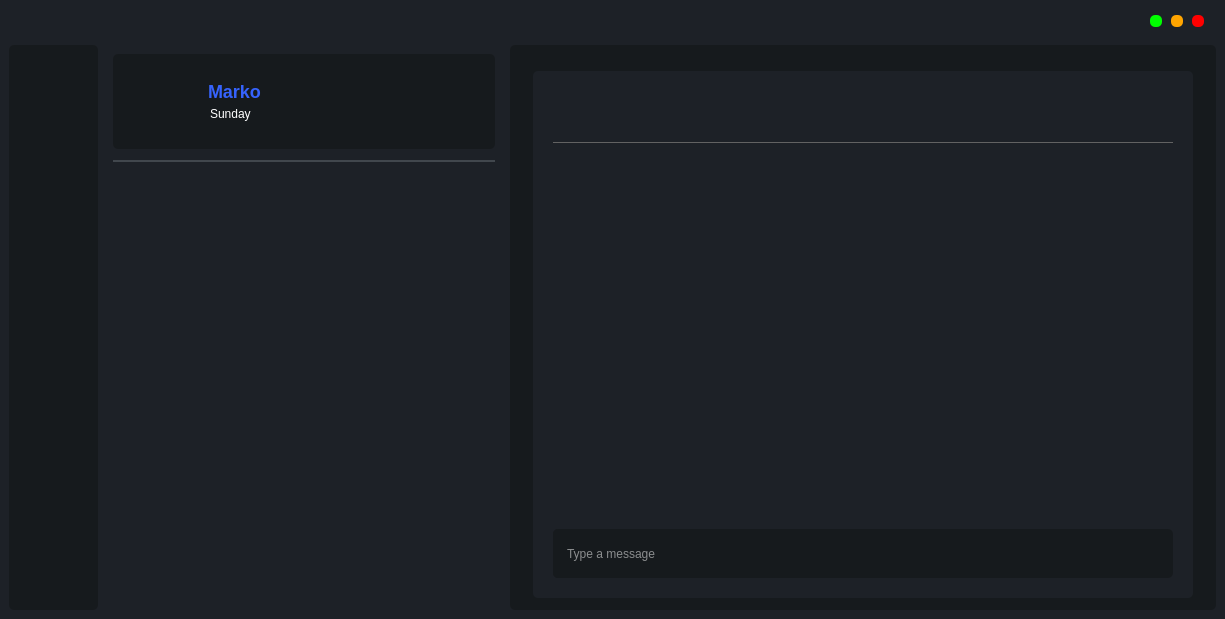
<?xml version="1.0" encoding="UTF-8"?>
<ui version="4.0">
 <class>MainWindow</class>
 <widget class="QMainWindow" name="MainWindow">
  <property name="geometry">
   <rect>
    <x>0</x>
    <y>0</y>
    <width>1225</width>
    <height>619</height>
   </rect>
  </property>
  <property name="minimumSize">
   <size>
    <width>0</width>
    <height>0</height>
   </size>
  </property>
  <property name="maximumSize">
   <size>
    <width>2000</width>
    <height>16777215</height>
   </size>
  </property>
  <property name="windowTitle">
   <string>ChatVibes</string>
  </property>
  <property name="styleSheet">
   <string notr="true">background : #1d2127;</string>
  </property>
  <widget class="QWidget" name="centralwidget">
   <layout class="QGridLayout" name="gridLayout">
    <property name="leftMargin">
     <number>9</number>
    </property>
    <property name="topMargin">
     <number>0</number>
    </property>
    <item row="1" column="0">
     <widget class="QGroupBox" name="verticalGroupBox_2">
      <property name="sizePolicy">
       <sizepolicy hsizetype="Fixed" vsizetype="Preferred">
        <horstretch>0</horstretch>
        <verstretch>0</verstretch>
       </sizepolicy>
      </property>
      <property name="minimumSize">
       <size>
        <width>89</width>
        <height>0</height>
       </size>
      </property>
      <property name="styleSheet">
       <string notr="true">border : none ; 
background : #161a1d;
border-radius : 5px; </string>
      </property>
      <layout class="QVBoxLayout" name="verticalLayout">
       <property name="spacing">
        <number>4</number>
       </property>
       <item alignment="Qt::AlignHCenter">
        <widget class="QLabel" name="logo">
         <property name="minimumSize">
          <size>
           <width>33</width>
           <height>35</height>
          </size>
         </property>
         <property name="contextMenuPolicy">
          <enum>Qt::PreventContextMenu</enum>
         </property>
         <property name="styleSheet">
          <string notr="true">#logo { 

image: url(:/imgs/discussion_1.png);
}
</string>
         </property>
         <property name="text">
          <string/>
         </property>
        </widget>
       </item>
       <item>
        <spacer name="verticalSpacer_2">
         <property name="orientation">
          <enum>Qt::Vertical</enum>
         </property>
         <property name="sizeHint" stdset="0">
          <size>
           <width>20</width>
           <height>40</height>
          </size>
         </property>
        </spacer>
       </item>
       <item>
        <widget class="QGroupBox" name="verticalGroupBox">
         <layout class="QVBoxLayout" name="verticalLayout_13">
          <property name="spacing">
           <number>20</number>
          </property>
          <item>
           <widget class="QPushButton" name="pushButton_6">
            <property name="minimumSize">
             <size>
              <width>42</width>
              <height>41</height>
             </size>
            </property>
            <property name="cursor">
             <cursorShape>PointingHandCursor</cursorShape>
            </property>
            <property name="styleSheet">
             <string notr="true">image: url(:/imgs/5875354.png);
</string>
            </property>
            <property name="text">
             <string/>
            </property>
           </widget>
          </item>
          <item>
           <widget class="QPushButton" name="pushButton_5">
            <property name="minimumSize">
             <size>
              <width>40</width>
              <height>39</height>
             </size>
            </property>
            <property name="cursor">
             <cursorShape>PointingHandCursor</cursorShape>
            </property>
            <property name="styleSheet">
             <string notr="true">image: url(:/imgs/addIcon.png);
margin:0</string>
            </property>
            <property name="text">
             <string/>
            </property>
           </widget>
          </item>
          <item>
           <widget class="QPushButton" name="addNewStoryBtn">
            <property name="minimumSize">
             <size>
              <width>43</width>
              <height>41</height>
             </size>
            </property>
            <property name="cursor">
             <cursorShape>PointingHandCursor</cursorShape>
            </property>
            <property name="styleSheet">
             <string notr="true">image: url(:/imgs/status.png);</string>
            </property>
            <property name="text">
             <string/>
            </property>
           </widget>
          </item>
         </layout>
        </widget>
       </item>
       <item>
        <spacer name="verticalSpacer_3">
         <property name="orientation">
          <enum>Qt::Vertical</enum>
         </property>
         <property name="sizeHint" stdset="0">
          <size>
           <width>20</width>
           <height>40</height>
          </size>
         </property>
        </spacer>
       </item>
      </layout>
     </widget>
    </item>
    <item row="0" column="0" colspan="3" alignment="Qt::AlignRight">
     <widget class="QGroupBox" name="horizontalGroupBox">
      <property name="minimumSize">
       <size>
        <width>0</width>
        <height>30</height>
       </size>
      </property>
      <property name="cursor">
       <cursorShape>ArrowCursor</cursorShape>
      </property>
      <property name="styleSheet">
       <string notr="true">border : none ;</string>
      </property>
      <layout class="QHBoxLayout" name="horizontalLayout_3">
       <property name="spacing">
        <number>9</number>
       </property>
       <item>
        <widget class="QPushButton" name="pushButton_2">
         <property name="minimumSize">
          <size>
           <width>12</width>
           <height>12</height>
          </size>
         </property>
         <property name="maximumSize">
          <size>
           <width>11</width>
           <height>11</height>
          </size>
         </property>
         <property name="cursor">
          <cursorShape>PointingHandCursor</cursorShape>
         </property>
         <property name="styleSheet">
          <string notr="true">background : rgb(0, 255, 0); 
border-radius : 5px;</string>
         </property>
         <property name="text">
          <string/>
         </property>
        </widget>
       </item>
       <item>
        <widget class="QPushButton" name="pushButton_4">
         <property name="minimumSize">
          <size>
           <width>12</width>
           <height>12</height>
          </size>
         </property>
         <property name="maximumSize">
          <size>
           <width>11</width>
           <height>11</height>
          </size>
         </property>
         <property name="cursor">
          <cursorShape>PointingHandCursor</cursorShape>
         </property>
         <property name="styleSheet">
          <string notr="true">background : orange; 
border-radius : 5px;</string>
         </property>
         <property name="text">
          <string/>
         </property>
        </widget>
       </item>
       <item>
        <widget class="QPushButton" name="pushButton_3">
         <property name="minimumSize">
          <size>
           <width>12</width>
           <height>12</height>
          </size>
         </property>
         <property name="maximumSize">
          <size>
           <width>11</width>
           <height>11</height>
          </size>
         </property>
         <property name="cursor">
          <cursorShape>PointingHandCursor</cursorShape>
         </property>
         <property name="styleSheet">
          <string notr="true">background : red; 
border-radius : 5px;</string>
         </property>
         <property name="text">
          <string/>
         </property>
        </widget>
       </item>
      </layout>
     </widget>
    </item>
    <item row="1" column="2">
     <layout class="QGridLayout" name="gridLayout_2">
      <item row="0" column="0">
       <widget class="QGroupBox" name="Conversation">
        <property name="sizePolicy">
         <sizepolicy hsizetype="Preferred" vsizetype="Preferred">
          <horstretch>0</horstretch>
          <verstretch>0</verstretch>
         </sizepolicy>
        </property>
        <property name="minimumSize">
         <size>
          <width>700</width>
          <height>0</height>
         </size>
        </property>
        <property name="maximumSize">
         <size>
          <width>16777215</width>
          <height>16777215</height>
         </size>
        </property>
        <property name="styleSheet">
         <string notr="true">background : #161a1d ;
border:none;
border-radius : 5px ;</string>
        </property>
        <layout class="QVBoxLayout" name="verticalLayout_9">
         <property name="leftMargin">
          <number>20</number>
         </property>
         <property name="topMargin">
          <number>20</number>
         </property>
         <property name="rightMargin">
          <number>20</number>
         </property>
         <item>
          <widget class="QStackedWidget" name="stackedWidget">
           <property name="currentIndex">
            <number>2</number>
           </property>
           <widget class="QWidget" name="page_3">
            <layout class="QVBoxLayout" name="verticalLayout_3">
             <item>
              <spacer name="verticalSpacer_5">
               <property name="orientation">
                <enum>Qt::Vertical</enum>
               </property>
               <property name="sizeHint" stdset="0">
                <size>
                 <width>20</width>
                 <height>40</height>
                </size>
               </property>
              </spacer>
             </item>
             <item alignment="Qt::AlignHCenter|Qt::AlignTop">
              <widget class="QGroupBox" name="groupBox">
               <property name="sizePolicy">
                <sizepolicy hsizetype="MinimumExpanding" vsizetype="MinimumExpanding">
                 <horstretch>0</horstretch>
                 <verstretch>0</verstretch>
                </sizepolicy>
               </property>
               <layout class="QVBoxLayout" name="verticalLayout_7">
                <property name="spacing">
                 <number>0</number>
                </property>
                <item alignment="Qt::AlignTop">
                 <widget class="QLabel" name="Textimg2">
                  <property name="sizePolicy">
                   <sizepolicy hsizetype="Fixed" vsizetype="Fixed">
                    <horstretch>0</horstretch>
                    <verstretch>0</verstretch>
                   </sizepolicy>
                  </property>
                  <property name="minimumSize">
                   <size>
                    <width>300</width>
                    <height>265</height>
                   </size>
                  </property>
                  <property name="styleSheet">
                   <string notr="true">#Textimg2 { 
	image: url(:/imgs/undraw_Opened_re_i38e (1).png);
margin-top : 50px; 
}</string>
                  </property>
                  <property name="text">
                   <string/>
                  </property>
                  <property name="alignment">
                   <set>Qt::AlignCenter</set>
                  </property>
                 </widget>
                </item>
                <item alignment="Qt::AlignHCenter">
                 <widget class="QLabel" name="label_4">
                  <property name="sizePolicy">
                   <sizepolicy hsizetype="Preferred" vsizetype="Fixed">
                    <horstretch>0</horstretch>
                    <verstretch>0</verstretch>
                   </sizepolicy>
                  </property>
                  <property name="styleSheet">
                   <string notr="true">font-size : 20px;
color:white ; 
font-weight : bold</string>
                  </property>
                  <property name="text">
                   <string>Start Chat With ChatVibes</string>
                  </property>
                 </widget>
                </item>
               </layout>
              </widget>
             </item>
             <item>
              <spacer name="verticalSpacer_6">
               <property name="orientation">
                <enum>Qt::Vertical</enum>
               </property>
               <property name="sizeHint" stdset="0">
                <size>
                 <width>20</width>
                 <height>40</height>
                </size>
               </property>
              </spacer>
             </item>
            </layout>
           </widget>
           <widget class="QWidget" name="page">
            <layout class="QVBoxLayout" name="verticalLayout_11">
             <item alignment="Qt::AlignHCenter">
              <widget class="QLabel" name="label">
               <property name="styleSheet">
                <string notr="true">font-size : 50px ;
font-weight: bold ; 
color : white ; </string>
               </property>
               <property name="text">
                <string>Loading Conversation...</string>
               </property>
              </widget>
             </item>
            </layout>
           </widget>
           <widget class="QWidget" name="page_4">
            <property name="styleSheet">
             <string notr="true">background :#1d2127</string>
            </property>
            <layout class="QVBoxLayout" name="verticalLayout_4">
             <property name="spacing">
              <number>17</number>
             </property>
             <property name="leftMargin">
              <number>20</number>
             </property>
             <property name="topMargin">
              <number>0</number>
             </property>
             <property name="rightMargin">
              <number>20</number>
             </property>
             <property name="bottomMargin">
              <number>20</number>
             </property>
             <item>
              <widget class="QScrollArea" name="scrollArea_2">
               <property name="styleSheet">
                <string notr="true">QScrollBar:vertical {
   background : #161a1d ; /* Set the desired background color */
    width: 6px;
    margin: 0px;
}

QScrollBar::add-line:vertical,
QScrollBar::sub-line:vertical {
    height: 0px;
    width: 0px;
}

QScrollBar::handle:vertical {
    background-color: white;
    border-radius: 3px;
    min-height: 20px;
}

QScrollBar::handle:vertical:hover {
    background-color: #e0e0e0;
}

QScrollBar::handle:vertical:pressed {
    background-color: #c0c0c0;
}

QScrollBar::add-page:vertical,
QScrollBar::sub-page:vertical {
    background-color: none;
}
</string>
               </property>
               <property name="widgetResizable">
                <bool>true</bool>
               </property>
               <widget class="QWidget" name="scrollAreaWidgetContents">
                <property name="geometry">
                 <rect>
                  <x>0</x>
                  <y>0</y>
                  <width>624</width>
                  <height>457</height>
                 </rect>
                </property>
                <layout class="QVBoxLayout" name="verticalLayout_6">
                 <property name="leftMargin">
                  <number>0</number>
                 </property>
                 <property name="topMargin">
                  <number>0</number>
                 </property>
                 <property name="rightMargin">
                  <number>0</number>
                 </property>
                 <property name="bottomMargin">
                  <number>9</number>
                 </property>
                 <item>
                  <layout class="QHBoxLayout" name="horizontalLayout_5">
                   <property name="bottomMargin">
                    <number>20</number>
                   </property>
                   <item>
                    <widget class="QLabel" name="ContactIMG">
                     <property name="sizePolicy">
                      <sizepolicy hsizetype="Fixed" vsizetype="Fixed">
                       <horstretch>0</horstretch>
                       <verstretch>0</verstretch>
                      </sizepolicy>
                     </property>
                     <property name="minimumSize">
                      <size>
                       <width>70</width>
                       <height>45</height>
                      </size>
                     </property>
                     <property name="styleSheet">
                      <string notr="true"/>
                     </property>
                     <property name="text">
                      <string/>
                     </property>
                    </widget>
                   </item>
                   <item>
                    <widget class="QLabel" name="ContactName">
                     <property name="styleSheet">
                      <string notr="true">font-weight: bold;
font-size: 18px;
color: white;
</string>
                     </property>
                     <property name="text">
                      <string/>
                     </property>
                    </widget>
                   </item>
                  </layout>
                 </item>
                 <item>
                  <widget class="QGroupBox" name="horizontalGroupBox">
                   <property name="maximumSize">
                    <size>
                     <width>16777215</width>
                     <height>1</height>
                    </size>
                   </property>
                   <property name="styleSheet">
                    <string notr="true">background : #626262 ; </string>
                   </property>
                   <layout class="QHBoxLayout" name="horizontalLayout_4">
                    <property name="topMargin">
                     <number>1</number>
                    </property>
                   </layout>
                  </widget>
                 </item>
                 <item>
                  <widget class="QGroupBox" name="verticalGroupBox_3">
                   <layout class="QVBoxLayout" name="verticalLayout_5">
                    <property name="spacing">
                     <number>6</number>
                    </property>
                    <property name="leftMargin">
                     <number>0</number>
                    </property>
                    <property name="topMargin">
                     <number>0</number>
                    </property>
                    <property name="rightMargin">
                     <number>0</number>
                    </property>
                    <property name="bottomMargin">
                     <number>0</number>
                    </property>
                   </layout>
                  </widget>
                 </item>
                 <item>
                  <spacer name="verticalSpacer_4">
                   <property name="orientation">
                    <enum>Qt::Vertical</enum>
                   </property>
                   <property name="sizeHint" stdset="0">
                    <size>
                     <width>20</width>
                     <height>40</height>
                    </size>
                   </property>
                  </spacer>
                 </item>
                </layout>
               </widget>
              </widget>
             </item>
             <item>
              <widget class="QGroupBox" name="sendMessageContainer">
               <property name="minimumSize">
                <size>
                 <width>0</width>
                 <height>49</height>
                </size>
               </property>
               <property name="styleSheet">
                <string notr="true">border:none; 
background :#161a1d ;
border-radius : 5px; 
</string>
               </property>
               <layout class="QHBoxLayout" name="horizontalLayout_2">
                <property name="leftMargin">
                 <number>0</number>
                </property>
                <property name="topMargin">
                 <number>0</number>
                </property>
                <property name="rightMargin">
                 <number>14</number>
                </property>
                <property name="bottomMargin">
                 <number>0</number>
                </property>
                <item>
                 <widget class="QLineEdit" name="sendMessageLineEdit">
                  <property name="sizePolicy">
                   <sizepolicy hsizetype="Expanding" vsizetype="Preferred">
                    <horstretch>0</horstretch>
                    <verstretch>0</verstretch>
                   </sizepolicy>
                  </property>
                  <property name="minimumSize">
                   <size>
                    <width>0</width>
                    <height>33</height>
                   </size>
                  </property>
                  <property name="styleSheet">
                   <string notr="true">color : white ; 
padding : 14px 12px; </string>
                  </property>
                  <property name="text">
                   <string/>
                  </property>
                  <property name="placeholderText">
                   <string>Type a message</string>
                  </property>
                 </widget>
                </item>
                <item>
                 <widget class="QPushButton" name="pushButton_7">
                  <property name="sizePolicy">
                   <sizepolicy hsizetype="Minimum" vsizetype="Fixed">
                    <horstretch>0</horstretch>
                    <verstretch>0</verstretch>
                   </sizepolicy>
                  </property>
                  <property name="minimumSize">
                   <size>
                    <width>0</width>
                    <height>24</height>
                   </size>
                  </property>
                  <property name="cursor">
                   <cursorShape>PointingHandCursor</cursorShape>
                  </property>
                  <property name="styleSheet">
                   <string notr="true">image: url(:/imgs/send-message.png);</string>
                  </property>
                  <property name="text">
                   <string/>
                  </property>
                 </widget>
                </item>
               </layout>
              </widget>
             </item>
            </layout>
           </widget>
          </widget>
         </item>
        </layout>
       </widget>
      </item>
     </layout>
    </item>
    <item row="1" column="1">
     <widget class="QStackedWidget" name="stackedWidget_2">
      <property name="sizePolicy">
       <sizepolicy hsizetype="Fixed" vsizetype="Preferred">
        <horstretch>0</horstretch>
        <verstretch>0</verstretch>
       </sizepolicy>
      </property>
      <property name="minimumSize">
       <size>
        <width>400</width>
        <height>0</height>
       </size>
      </property>
      <property name="styleSheet">
       <string notr="true">border:none</string>
      </property>
      <property name="currentIndex">
       <number>1</number>
      </property>
      <widget class="QWidget" name="page_6">
       <property name="sizePolicy">
        <sizepolicy hsizetype="Preferred" vsizetype="Preferred">
         <horstretch>0</horstretch>
         <verstretch>0</verstretch>
        </sizepolicy>
       </property>
       <property name="minimumSize">
        <size>
         <width>0</width>
         <height>0</height>
        </size>
       </property>
       <property name="styleSheet">
        <string notr="true">border:none</string>
       </property>
       <layout class="QVBoxLayout" name="verticalLayout_12">
        <property name="leftMargin">
         <number>0</number>
        </property>
        <property name="topMargin">
         <number>9</number>
        </property>
        <property name="rightMargin">
         <number>0</number>
        </property>
        <item>
         <widget class="QGroupBox" name="verticalGroupBox">
          <property name="sizePolicy">
           <sizepolicy hsizetype="Fixed" vsizetype="Preferred">
            <horstretch>0</horstretch>
            <verstretch>0</verstretch>
           </sizepolicy>
          </property>
          <property name="minimumSize">
           <size>
            <width>400</width>
            <height>0</height>
           </size>
          </property>
          <property name="styleSheet">
           <string notr="true">#verticalGroupBox { 
background : #1d2127 ;
border:none ; 
padding-top : 10px
}
</string>
          </property>
          <property name="alignment">
           <set>Qt::AlignLeading|Qt::AlignLeft|Qt::AlignTop</set>
          </property>
          <layout class="QVBoxLayout" name="verticalLayout_8">
           <property name="spacing">
            <number>13</number>
           </property>
           <item>
            <widget class="QGroupBox" name="horizontalGroupBox_2">
             <property name="sizePolicy">
              <sizepolicy hsizetype="Preferred" vsizetype="Fixed">
               <horstretch>0</horstretch>
               <verstretch>0</verstretch>
              </sizepolicy>
             </property>
             <property name="minimumSize">
              <size>
               <width>0</width>
               <height>50</height>
              </size>
             </property>
             <property name="styleSheet">
              <string notr="true">
background : #161a1d ; 
border-radius : 5px; 
padding : 3px 5px;</string>
             </property>
             <layout class="QHBoxLayout" name="horizontalLayout">
              <item>
               <widget class="QLabel" name="label_2">
                <property name="sizePolicy">
                 <sizepolicy hsizetype="Fixed" vsizetype="Preferred">
                  <horstretch>0</horstretch>
                  <verstretch>0</verstretch>
                 </sizepolicy>
                </property>
                <property name="styleSheet">
                 <string notr="true">#label_2 { 
border:none
}</string>
                </property>
                <property name="text">
                 <string/>
                </property>
                <property name="pixmap">
                 <pixmap resource="resources.qrc">:/imgs/find_1.png</pixmap>
                </property>
               </widget>
              </item>
              <item>
               <widget class="QLineEdit" name="lineEdit">
                <property name="sizePolicy">
                 <sizepolicy hsizetype="Expanding" vsizetype="Preferred">
                  <horstretch>0</horstretch>
                  <verstretch>0</verstretch>
                 </sizepolicy>
                </property>
                <property name="focusPolicy">
                 <enum>Qt::ClickFocus</enum>
                </property>
                <property name="styleSheet">
                 <string notr="true">border:none; 
font-size : 18px;
font-weight : bold ;
padding : 0px 5px;
color : white; </string>
                </property>
                <property name="placeholderText">
                 <string>Search...</string>
                </property>
               </widget>
              </item>
             </layout>
            </widget>
           </item>
           <item>
            <widget class="QPushButton" name="pushButton">
             <property name="sizePolicy">
              <sizepolicy hsizetype="Minimum" vsizetype="Fixed">
               <horstretch>0</horstretch>
               <verstretch>0</verstretch>
              </sizepolicy>
             </property>
             <property name="minimumSize">
              <size>
               <width>0</width>
               <height>50</height>
              </size>
             </property>
             <property name="cursor">
              <cursorShape>PointingHandCursor</cursorShape>
             </property>
             <property name="styleSheet">
              <string notr="true">#pushButton { 
background-color :#3663fd ;
font-weight : bold ;
border-radius : 5px;
font-size : 15px; 
color:white; 
}
#pushButton:hover{
background-color : rgb(28, 129, 253); 
}
#pushButton:pressed{
border : 1px solid blue ; 

}</string>
             </property>
             <property name="text">
              <string>Start new chat</string>
             </property>
            </widget>
           </item>
           <item>
            <widget class="QScrollArea" name="scrollArea">
             <property name="sizePolicy">
              <sizepolicy hsizetype="Preferred" vsizetype="Preferred">
               <horstretch>0</horstretch>
               <verstretch>0</verstretch>
              </sizepolicy>
             </property>
             <property name="minimumSize">
              <size>
               <width>0</width>
               <height>0</height>
              </size>
             </property>
             <property name="styleSheet">
              <string notr="true">#scrollArea { 
border:none;
}
QScrollBar:vertical {
   background : #161a1d ; /* Set the desired background color */
    width: 6px;
    margin: 0px;
}

QScrollBar::add-line:vertical,
QScrollBar::sub-line:vertical {
    height: 0px;
    width: 0px;
}

QScrollBar::handle:vertical {
    background-color: white;
    border-radius: 3px;
    min-height: 20px;
}

QScrollBar::handle:vertical:hover {
    background-color: #e0e0e0;
}

QScrollBar::handle:vertical:pressed {
    background-color: #c0c0c0;
}

QScrollBar::add-page:vertical,
QScrollBar::sub-page:vertical {
    background-color: none;
}
</string>
             </property>
             <property name="widgetResizable">
              <bool>true</bool>
             </property>
             <widget class="QWidget" name="scrollAreaWidgetContents_7">
              <property name="geometry">
               <rect>
                <x>0</x>
                <y>0</y>
                <width>382</width>
                <height>398</height>
               </rect>
              </property>
              <property name="sizePolicy">
               <sizepolicy hsizetype="Preferred" vsizetype="Minimum">
                <horstretch>0</horstretch>
                <verstretch>0</verstretch>
               </sizepolicy>
              </property>
              <property name="minimumSize">
               <size>
                <width>0</width>
                <height>0</height>
               </size>
              </property>
              <property name="styleSheet">
               <string notr="true">border : none;</string>
              </property>
              <layout class="QVBoxLayout" name="verticalLayout_2">
               <item alignment="Qt::AlignTop">
                <widget class="QGroupBox" name="contactsCont">
                 <layout class="QVBoxLayout" name="verticalLayout_10"/>
                </widget>
               </item>
              </layout>
             </widget>
            </widget>
           </item>
          </layout>
         </widget>
        </item>
       </layout>
      </widget>
      <widget class="QWidget" name="page_7">
       <layout class="QVBoxLayout" name="verticalLayout_14">
        <item>
         <widget class="QGroupBox" name="horizontalGroupBox">
          <property name="sizePolicy">
           <sizepolicy hsizetype="Preferred" vsizetype="Fixed">
            <horstretch>0</horstretch>
            <verstretch>0</verstretch>
           </sizepolicy>
          </property>
          <property name="minimumSize">
           <size>
            <width>0</width>
            <height>50</height>
           </size>
          </property>
          <property name="maximumSize">
           <size>
            <width>16777215</width>
            <height>95</height>
           </size>
          </property>
          <property name="styleSheet">
           <string notr="true">background-color:#161a1d;
border-radius:5px;
padding:3px;</string>
          </property>
          <layout class="QHBoxLayout" name="horizontalLayout_6">
           <property name="leftMargin">
            <number>20</number>
           </property>
           <property name="topMargin">
            <number>10</number>
           </property>
           <property name="rightMargin">
            <number>20</number>
           </property>
           <property name="bottomMargin">
            <number>10</number>
           </property>
           <item>
            <widget class="QLabel" name="label_3">
             <property name="sizePolicy">
              <sizepolicy hsizetype="Fixed" vsizetype="Preferred">
               <horstretch>0</horstretch>
               <verstretch>0</verstretch>
              </sizepolicy>
             </property>
             <property name="minimumSize">
              <size>
               <width>55</width>
               <height>0</height>
              </size>
             </property>
             <property name="styleSheet">
              <string notr="true">image: url(:/imgs/user (1).png);</string>
             </property>
             <property name="text">
              <string/>
             </property>
            </widget>
           </item>
           <item>
            <widget class="QGroupBox" name="verticalGroupBox">
             <layout class="QVBoxLayout" name="verticalLayout_15">
              <property name="spacing">
               <number>1</number>
              </property>
              <property name="leftMargin">
               <number>0</number>
              </property>
              <property name="rightMargin">
               <number>0</number>
              </property>
              <item>
               <widget class="QLabel" name="label_5">
                <property name="styleSheet">
                 <string notr="true">color:#3663fd;
font-size:18px;
font-weight:bold;
</string>
                </property>
                <property name="text">
                 <string>Marko</string>
                </property>
               </widget>
              </item>
              <item>
               <widget class="QLabel" name="label_6">
                <property name="styleSheet">
                 <string notr="true">font-size:12px;
margin-left:4px;
color:white;</string>
                </property>
                <property name="text">
                 <string>Sunday</string>
                </property>
               </widget>
              </item>
             </layout>
            </widget>
           </item>
          </layout>
         </widget>
        </item>
        <item>
         <spacer name="verticalSpacer_7">
          <property name="orientation">
           <enum>Qt::Vertical</enum>
          </property>
          <property name="sizeType">
           <enum>QSizePolicy::Fixed</enum>
          </property>
          <property name="sizeHint" stdset="0">
           <size>
            <width>20</width>
            <height>5</height>
           </size>
          </property>
         </spacer>
        </item>
        <item>
         <widget class="QGroupBox" name="verticalGroupBox">
          <property name="sizePolicy">
           <sizepolicy hsizetype="Preferred" vsizetype="Fixed">
            <horstretch>0</horstretch>
            <verstretch>0</verstretch>
           </sizepolicy>
          </property>
          <property name="minimumSize">
           <size>
            <width>0</width>
            <height>0</height>
           </size>
          </property>
          <property name="maximumSize">
           <size>
            <width>16777215</width>
            <height>2</height>
           </size>
          </property>
          <property name="styleSheet">
           <string notr="true">background:#41474d;
</string>
          </property>
          <layout class="QVBoxLayout" name="verticalLayout_16">
           <property name="topMargin">
            <number>1</number>
           </property>
          </layout>
         </widget>
        </item>
        <item>
         <widget class="QScrollArea" name="scrollArea_3">
          <property name="sizePolicy">
           <sizepolicy hsizetype="Expanding" vsizetype="Preferred">
            <horstretch>0</horstretch>
            <verstretch>0</verstretch>
           </sizepolicy>
          </property>
          <property name="styleSheet">
           <string notr="true">#scrollArea_3 { 
border:none;
}
QScrollBar:vertical {
   background : #161a1d ; /* Set the desired background color */
    width: 6px;
    margin: 0px;
}

QScrollBar::add-line:vertical,
QScrollBar::sub-line:vertical {
    height: 0px;
    width: 0px;
}

QScrollBar::handle:vertical {
    background-color: white;
    border-radius: 3px;
    min-height: 20px;
}

QScrollBar::handle:vertical:hover {
    background-color: #e0e0e0;
}

QScrollBar::handle:vertical:pressed {
    background-color: #c0c0c0;
}

QScrollBar::add-page:vertical,
QScrollBar::sub-page:vertical {
    background-color: none;
}
</string>
          </property>
          <property name="widgetResizable">
           <bool>true</bool>
          </property>
          <widget class="QWidget" name="scrollAreaWidgetContents_2">
           <property name="geometry">
            <rect>
             <x>0</x>
             <y>0</y>
             <width>382</width>
             <height>436</height>
            </rect>
           </property>
           <layout class="QVBoxLayout" name="verticalLayout_18">
            <item alignment="Qt::AlignTop">
             <widget class="QGroupBox" name="StoriesContainer">
              <property name="sizePolicy">
               <sizepolicy hsizetype="Preferred" vsizetype="Minimum">
                <horstretch>0</horstretch>
                <verstretch>0</verstretch>
               </sizepolicy>
              </property>
              <layout class="QVBoxLayout" name="verticalLayout_32"/>
             </widget>
            </item>
           </layout>
          </widget>
         </widget>
        </item>
       </layout>
      </widget>
     </widget>
    </item>
   </layout>
  </widget>
 </widget>
 <resources>
  <include location="resources.qrc"/>
 </resources>
 <connections/>
</ui>
